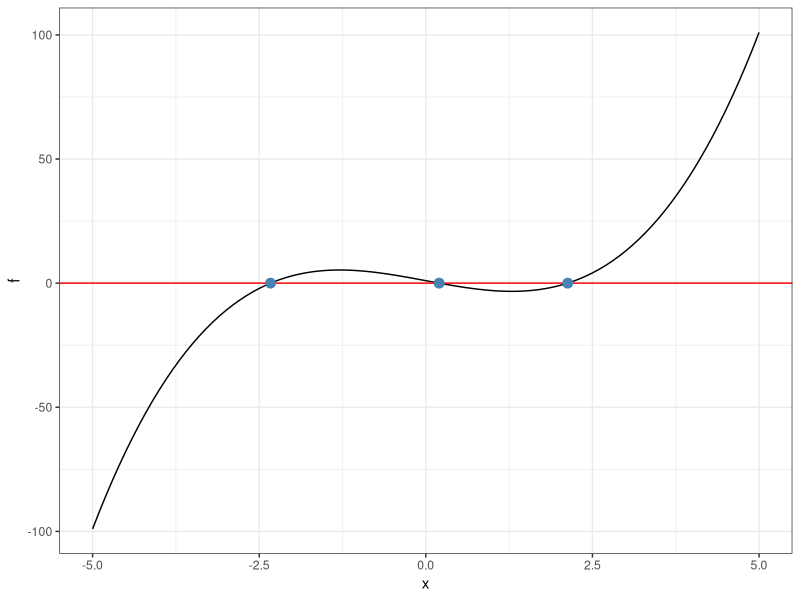

Write R code to recreate this figure.
## ---- chunk 1
#| echo: false
#| warning: false
library(tidyverse)
library(knitr)
## ---- chunk 2
newton = function(f, fp, x, tol) {
  for (i in 1:100) {
    x = x - f(x) / fp(x)
    if (abs(f(x)) < tol) {
      return(x)
    }
  }
  return(x)
}
## ---- chunk 3
f = function(x) {
  return(x ^ 3 - 5 * x + 1)
}

fp = function(x) {
  return(3 * (x ^ 2) - 5.0)
}
newton(f, fp, -2.0, 1e-14)

## ---- chunk 4
#| echo: false
ggplot() +
  xlim(c(-5, 5)) +
  geom_function(fun = f) +
  theme_bw() +
  labs(x = "x", y = "f") +
  geom_hline(yintercept = 0, col = "red") +
  annotate(geom = "point", x = 0.2, y = 0, 
            size = 3, col = "steelblue") +
   annotate(geom = "point", x = 2.128419, y = 0, 
            size = 3, col = "steelblue") +
  annotate(geom = "point", x = -2.330059, y = 0, 
            size = 3, col = "steelblue")
## ---- chunk 5
#| echo: false
set.seed(1)
m = 15
n = rbinom(15, prob = 0.8, size = 10)
id = seq(1, m)
p = round(rbeta(15, 0.5, 0.5), digits = 3)

bio_id_full = data.frame(id, n, p) %>%
  mutate(success = rbinom(15, size = n, prob = p))

bio_id = bio_id_full %>%
  dplyr::select(-p)

bio_id %>%
  head(n = 5) %>%
  kable()
